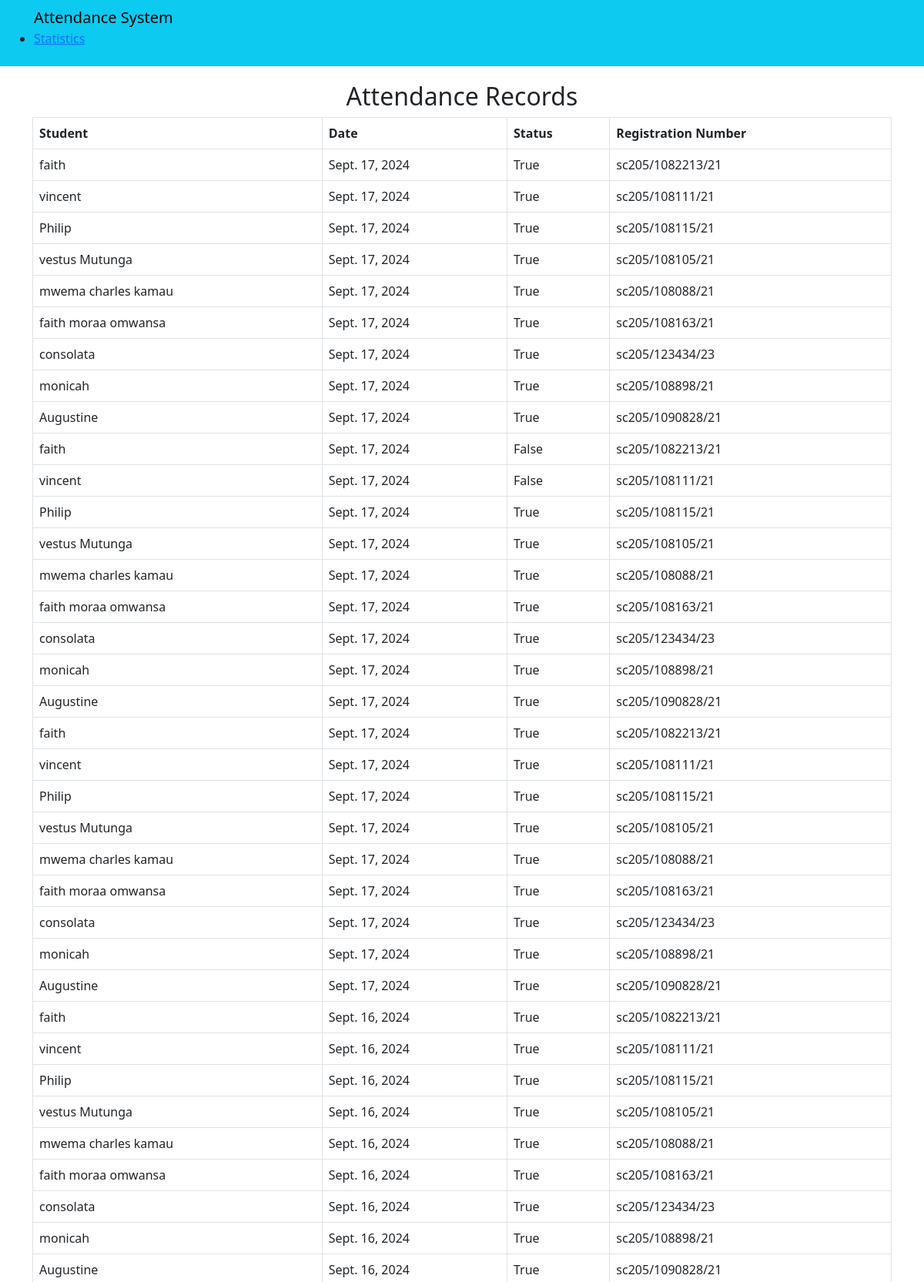
Screenshot of /view/ (upper part) with the database file from the repository.
### attendance/models.py (models this page shows, shortened)
class Attendance(models.Model):
    student = models.ForeignKey(Student, on_delete=models.CASCADE)
    date = models.DateField(default=timezone.now)
    status = models.BooleanField(default=False)

class Student(models.Model):
    name = models.CharField(max_length=100)
    registration_number = models.CharField(max_length=20, unique=True)
    course = models.CharField(max_length=100, default='course')
    department = models.ForeignKey(Department, on_delete=models.CASCADE)

### attendance/views.py (the view)
# urls.py: path('view/', views.view_attendance, name='view_attendance'),
def view_attendance(request):
    records = Attendance.objects.all().order_by('-date')
    return render(request, 'attendance/view_attendance.html', {'records': records})

### attendance/templates/attendance/view_attendance.html (shortened to what this page needs)
{% extends 'base.html' %}
{% block content %}
<h2 style="text-align: center; padding-top: 20px;">Attendance Records</h2>
<table class="table table-bordered" style="background-color: lightGray;">
    <thead>
        <tr>
            <th>Student</th>
            <th>Date</th>
            <th>Status</th>
            <th>Registration Number</th>
        </tr>
    </thead>
    <tbody>
        {% for record in records %}
        <tr>
            <td>{{ record.student.name }}</td>
            <td>{{ record.date }}</td>
            <td>{{ record.status }}</td>
            <td> {{record.student.registration_number}}</td>
        </tr>
        {% empty %}
        <tr>
            <td colspan="3">No attendance records available.</td>
        </tr>
        {% endfor %}
    </tbody>
</table>
{% endblock %}

### rows the page displays
Attendance: student.name "faith", date "Sept. 17, 2024", status "True", student.registration_number "sc205/1082213/21"
Attendance: student.name "vincent", date "Sept. 17, 2024", status "True", student.registration_number "sc205/108111/21"
Attendance: student.name "Philip", date "Sept. 17, 2024", status "True", student.registration_number "sc205/108115/21"
Attendance: student.name "vestus Mutunga", date "Sept. 17, 2024", status "True", student.registration_number "sc205/108105/21"
Attendance: student.name "mwema charles kamau", date "Sept. 17, 2024", status "True", student.registration_number "sc205/108088/21"
Attendance: student.name "faith moraa omwansa", date "Sept. 17, 2024", status "True", student.registration_number "sc205/108163/21"
Attendance: student.name "consolata", date "Sept. 17, 2024", status "True", student.registration_number "sc205/123434/23"
Attendance: student.name "monicah", date "Sept. 17, 2024", status "True", student.registration_number "sc205/108898/21"
Attendance: student.name "Augustine", date "Sept. 17, 2024", status "True", student.registration_number "sc205/1090828/21"
Attendance: student.name "faith", date "Sept. 17, 2024", status "False", student.registration_number "sc205/1082213/21"
Attendance: student.name "vincent", date "Sept. 17, 2024", status "False", student.registration_number "sc205/108111/21"
Attendance: student.name "Philip", date "Sept. 17, 2024", status "True", student.registration_number "sc205/108115/21"
Attendance: student.name "vestus Mutunga", date "Sept. 17, 2024", status "True", student.registration_number "sc205/108105/21"
Attendance: student.name "mwema charles kamau", date "Sept. 17, 2024", status "True", student.registration_number "sc205/108088/21"
Attendance: student.name "faith moraa omwansa", date "Sept. 17, 2024", status "True", student.registration_number "sc205/108163/21"
Attendance: student.name "consolata", date "Sept. 17, 2024", status "True", student.registration_number "sc205/123434/23"
Attendance: student.name "monicah", date "Sept. 17, 2024", status "True", student.registration_number "sc205/108898/21"
Attendance: student.name "Augustine", date "Sept. 17, 2024", status "True", student.registration_number "sc205/1090828/21"
Attendance: student.name "faith", date "Sept. 17, 2024", status "True", student.registration_number "sc205/1082213/21"
Attendance: student.name "vincent", date "Sept. 17, 2024", status "True", student.registration_number "sc205/108111/21"
Attendance: student.name "Philip", date "Sept. 17, 2024", status "True", student.registration_number "sc205/108115/21"
Attendance: student.name "vestus Mutunga", date "Sept. 17, 2024", status "True", student.registration_number "sc205/108105/21"
Attendance: student.name "mwema charles kamau", date "Sept. 17, 2024", status "True", student.registration_number "sc205/108088/21"
Attendance: student.name "faith moraa omwansa", date "Sept. 17, 2024", status "True", student.registration_number "sc205/108163/21"
Attendance: student.name "consolata", date "Sept. 17, 2024", status "True", student.registration_number "sc205/123434/23"
Attendance: student.name "monicah", date "Sept. 17, 2024", status "True", student.registration_number "sc205/108898/21"
Attendance: student.name "Augustine", date "Sept. 17, 2024", status "True", student.registration_number "sc205/1090828/21"
Attendance: student.name "faith", date "Sept. 16, 2024", status "True", student.registration_number "sc205/1082213/21"
Attendance: student.name "vincent", date "Sept. 16, 2024", status "True", student.registration_number "sc205/108111/21"
Attendance: student.name "Philip", date "Sept. 16, 2024", status "True", student.registration_number "sc205/108115/21"
Attendance: student.name "vestus Mutunga", date "Sept. 16, 2024", status "True", student.registration_number "sc205/108105/21"
Attendance: student.name "mwema charles kamau", date "Sept. 16, 2024", status "True", student.registration_number "sc205/108088/21"
Attendance: student.name "faith moraa omwansa", date "Sept. 16, 2024", status "True", student.registration_number "sc205/108163/21"
Attendance: student.name "consolata", date "Sept. 16, 2024", status "True", student.registration_number "sc205/123434/23"
Attendance: student.name "monicah", date "Sept. 16, 2024", status "True", student.registration_number "sc205/108898/21"
Attendance: student.name "Augustine", date "Sept. 16, 2024", status "True", student.registration_number "sc205/1090828/21"
